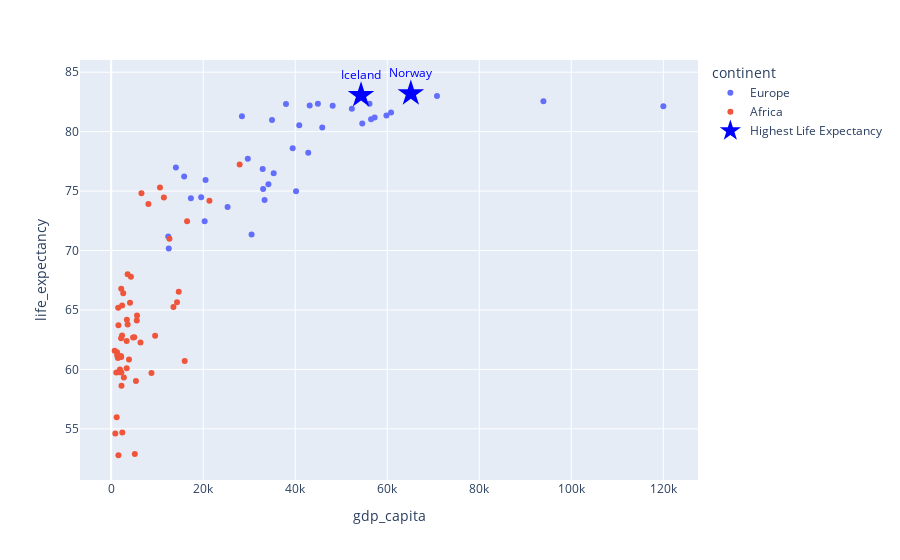

Here is the notebook cell this chart was saved with:
### Markdown cell above
- We can **create a figure with Plotly Express** and then **modify it with Graph Objects**. 
- This way, we can benefit from the simplicity of Plotly Express while still having the flexibility of Graph Objects for customization.

### Code cell
fig = px.scatter(
    df,
    x="gdp_capita",
    y="life_expectancy",
    color="continent"
)

le = df.nlargest(3, "life_expectancy")
fig.add_trace(
    go.Scatter(
        x=le.gdp_capita,
        y=le.life_expectancy,
        text=le.country, textposition="top center", mode='markers+text',
        marker=dict(symbol='star',size=20, color="blue"),
        textfont=dict(color="blue"),
        name='Highest Life Expectancy',
    )
)

fig

### Figure 1 — Plotly figure (JSON) as saved in the notebook; plotly's stock layout.template omitted (floating-point values rounded to 4 significant figures)
{"data": [{"hovertemplate": "continent=Europe<br>gdp_capita=%{x}<br>life_expectancy=%{y}<extra></extra>", "legendgroup": "Europe", "marker": {"color": "#636efa", "symbol": "circle"}, "mode": "markers", "name": "Europe", "orientation": "v", "showlegend": true, "type": "scatter", "x": [14060.0, NaN, 57260.0, 20320.0, 54570.0, 15860.0, 25300.0, 29690.0, 42830.0, 60830.0, 39440.0, NaN, 52310.0, 48130.0, 56480.0, NaN, 28420.0, 34170.0, 54300.0, 93940.0, NaN, 43140.0, 33020.0, NaN, 40180.0, 120000.0, 44930.0, 12510.0, NaN, 20510.0, 59820.0, 17320.0, 65130.0, 35320.0, 34960.0, 33340.0, 30510.0, 59520.0, 19560.0, 32920.0, 40870.0, 37990.0, 56140.0, 70810.0, 12390.0, 45870.0], "xaxis": "x", "y": [76.99, NaN, 81.19, 72.46, 80.7, 76.22, 73.66, 77.72, 78.23, 81.6, 78.6, 83.2, 81.93, 82.18, 81.04, 82.2, 81.29, 75.57, 83.06, 82.56, 80.59, 82.2, 75.19, 81.66, 74.98, 82.14, 82.35, 70.17, NaN, 75.93, 81.36, 74.4, 83.21, 76.5, 80.98, 74.25, 71.34, NaN, 74.48, 76.87, 80.53, 82.33, 82.36, 83.0, 71.19, 80.35], "yaxis": "y"}, {"hovertemplate": "continent=Africa<br>gdp_capita=%{x}<br>life_expectancy=%{y}<extra></extra>", "legendgroup": "Africa", "marker": {"color": "#EF553B", "symbol": "circle"}, "mode": "markers", "name": "Africa", "orientation": "v", "showlegend": true, "type": "scatter", "x": [11450.0, 6367.0, 3365.0, 14300.0, 2211.0, 751.2, 6577.0, 3871.0, 895.3, 1573.0, 3403.0, 1103.0, 3574.0, 5377.0, 5020.0, 12660.0, 15980.0, NaN, 8755.0, 2379.0, 14680.0, 2157.0, 5558.0, 2750.0, 1905.0, 4749.0, 2413.0, 1461.0, 16500.0, 1517.0, 1573.0, 2243.0, 5613.0, 21350.0, 8089.0, 1303.0, 9548.0, 1283.0, 5138.0, 2182.0, 4286.0, 3574.0, 27920.0, 1675.0, 1191.0, 13530.0, NaN, 4092.0, 2613.0, 2180.0, 10600.0, 2366.0, 3362.0, 2102.0], "xaxis": "x", "y": [74.45, 62.26, 60.09, 65.65, 59.73, 61.57, 74.81, 60.83, 54.6, 52.78, 64.17, 59.74, 63.78, 59.03, 62.69, 70.99, 60.71, 67.13, 59.69, 65.37, 66.53, 62.61, 64.11, 59.33, 60.0, 62.67, 54.69, 60.95, 72.47, 65.18, 63.72, 58.63, 64.53, 74.18, 73.92, 61.17, 62.83, 61.45, 52.89, 66.77, 67.78, 68.01, 77.24, 59.76, 55.97, 65.25, 55.48, 65.61, 66.41, 61.03, 75.29, 62.85, 62.38, 61.12], "yaxis": "y"}, {"marker": {"color": "blue", "size": 20, "symbol": "star"}, "mode": "markers+text", "name": "Highest Life Expectancy", "text": ["Norway", "Faroe Islands", "Iceland"], "textfont": {"color": "blue"}, "textposition": "top center", "type": "scatter", "x": [65130.0, NaN, 54300.0], "y": [83.21, 83.2, 83.06]}], "layout": {"legend": {"title": {"text": "continent"}, "tracegroupgap": 0}, "margin": {"t": 60}, "xaxis": {"anchor": "y", "domain": [0, 1], "title": {"text": "gdp_capita"}}, "yaxis": {"anchor": "x", "domain": [0, 1], "title": {"text": "life_expectancy"}}}}
